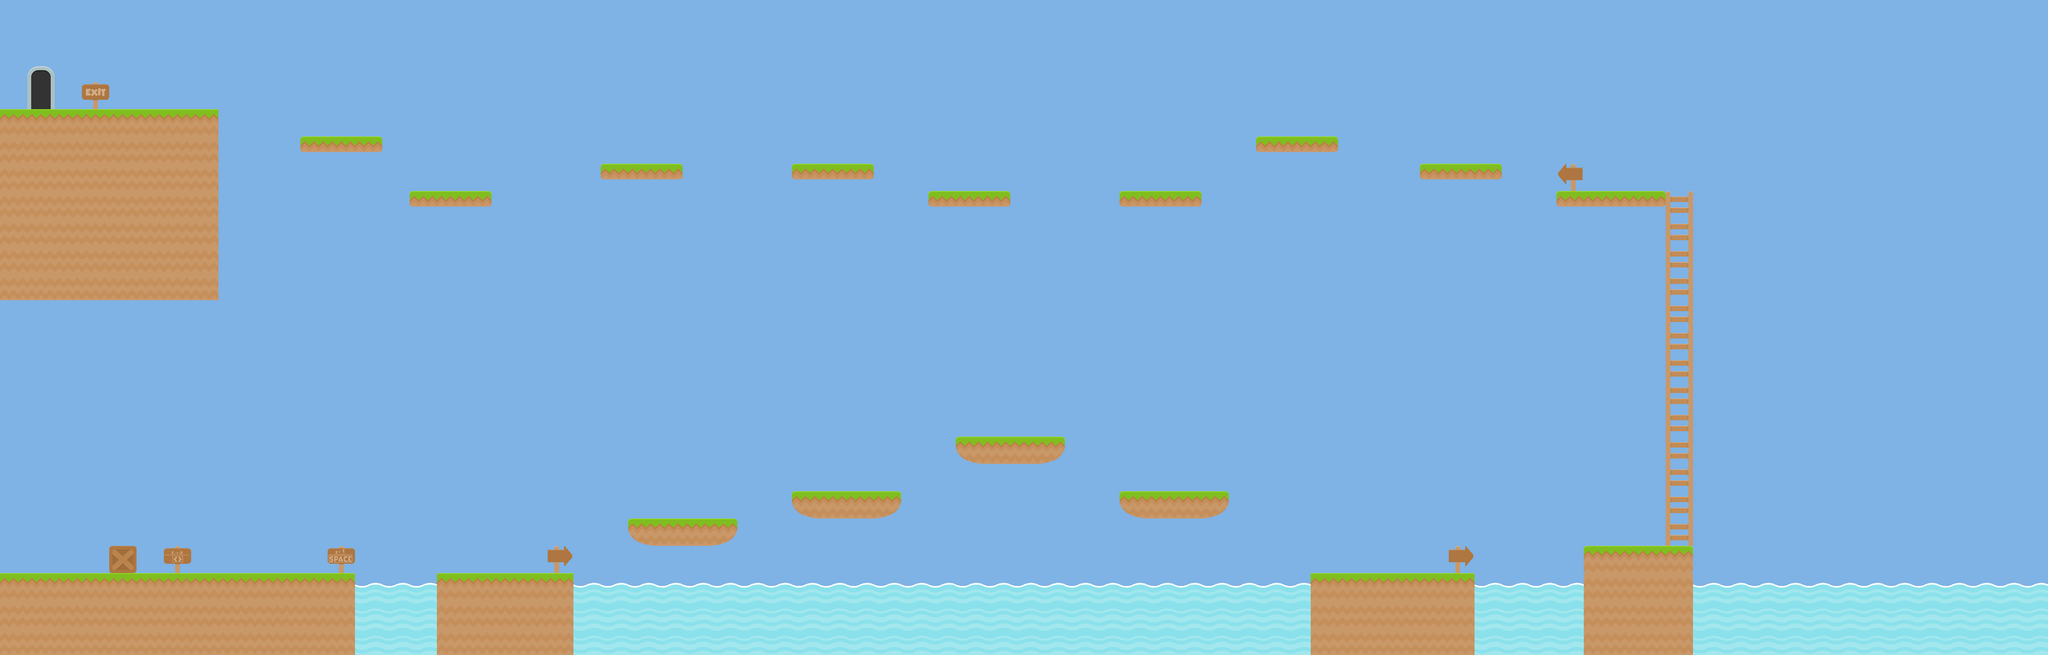

Tiled map render using the project's own tile images. Description and the map definition, with tile-layer contents summarised, below:
An orthogonal 75x24 tile map with 70x70 px tiles, 3 tile layers (Background, Things, Map_Layer), 2 tilesets and 1 object.

<map version="1.2" tiledversion="1.3.1" orientation="orthogonal" renderorder="right-down" compressionlevel="0" width="75" height="24" tilewidth="70" tileheight="70" infinite="0" nextlayerid="13" nextobjectid="191">
 <tileset firstgid="1" source="tileset.tsx" />
 <tileset firstgid="157" name="tiles" tilewidth="70" tileheight="70" tilecount="1" columns="0">
  <grid orientation="orthogonal" width="1" height="1" />
  <tile id="0">
   <image width="70" height="70" source="Tiles/bg_blue.PNG" />
  </tile>
 </tileset>
 <layer id="11" name="Background" width="75" height="24">
  <data>[1800 cells, 1800 non-empty, 1 distinct tile ids]</data>
 </layer>
 <layer id="12" name="Things" width="75" height="24">
  <data>[1800 cells, 9 non-empty, 2 distinct tile ids]</data>
 </layer>
 <layer id="10" name="Map_Layer" width="75" height="24">
  <data>[1800 cells, 342 non-empty, 21 distinct tile ids]</data>
 </layer>
 <objectgroup id="7" name="Collision_Layer">
  <object id="184" x="0" y="1470" width="910" height="210" />
 </objectgroup>
</map>
